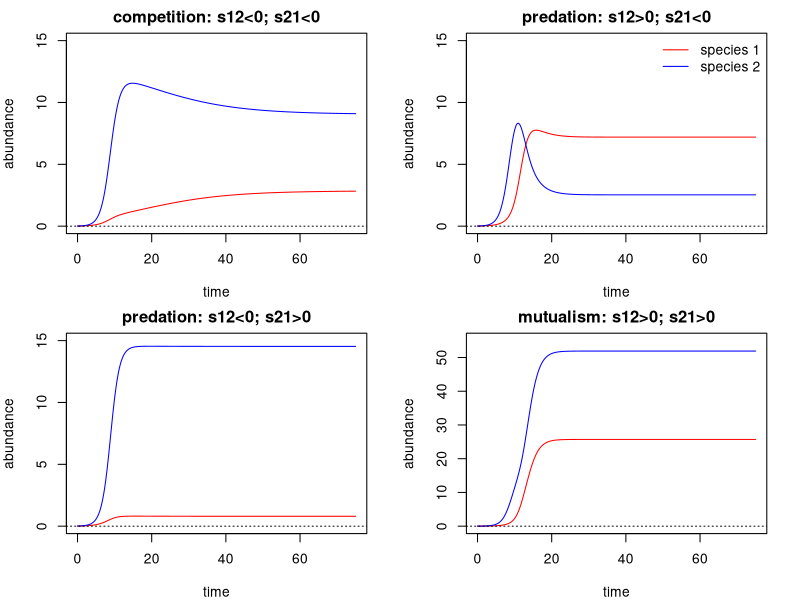

Source code (R):
# Function for plotting results quickly
sim_comp_function<-function(s11=-0.08, s12=-0.03, s21=-0.09, s22=-0.06) {
  # set up parameters
  N1=.01; N2=.01;
  r1=0.5; r2=0.8;
  
  t=0; dt=.0001; tmax=75;      # set up time steps and maximum time
  step=0;            # a counter for saving dynamics every 1000 steps
  timevec=seq(0, tmax, length=tmax/(dt*1000)); # vector of time steps
  Nmat=matrix(nrow=length(timevec), ncol=2);  # empty matrix for abundances
  i=1;                         # counter for tracking position in N vector
  
  while(t<tmax) {
    dN1=(r1+s11*N1+s12*N2)*N1*dt;
    dN2=(r2+s21*N1+s22*N2)*N2*dt;
    
    N1=N1+dN1;
    if(N1<0) {
      N1=0;
    }
    
    N2=N2+dN2;
    if(N2<0) {
      N2=0;
    }
    
    t=t+dt; step=step+1;
    if(step==1000) {
      Nmat[i,1]=N1; # store N1 is column 1
      Nmat[i,2]=N2; # store N2 is column 2
      step=0; i=i+1; # reset counter and increment i by 1
    }
  }
  return(list(timevec=timevec, Nmat=Nmat))
}

pdf("images/ch08_q2.pdf", width=6, height=5)
par(mar=c(4,4,2,2), mfrow=c(2,2))

# competition
simout<-sim_comp_function()
matplot(simout$timevec, simout$Nmat, # timevec as x values, Nmat as y values
        type = "l",  # tell R to make a line plot
        col = c("red", "blue"), # colors for the two lines
        lty = 1, # line type (a solid line)
        xlab = "time", ylab = "abundance", # axis labels
        ylim = c(0, 15), # y axis limits
        main = "competition: s12<0; s21<0") # plot title
abline(h=0, lty=3) # add dotted line at abundance = 0

# predator/prey 1
simout<-sim_comp_function(s12=0.03)
matplot(simout$timevec, simout$Nmat, # timevec as x values, Nmat as y values
        type = "l",  # tell R to make a line plot
        col = c("red", "blue"), # colors for the two lines
        lty = 1, # line type (a solid line)
        xlab = "time", ylab = "abundance", # axis labels
        ylim = c(0, 15), # y axis limits
        main = "predation: s12>0; s21<0") # plot title
abline(h=0, lty=3) # add dotted line at abundance = 0
legend("topright", c("species 1", "species 2"),
       lty=1, col=c("red", "blue"),
       bty="n")


# predator/prey 2
simout<-sim_comp_function(s21=0.09)
matplot(simout$timevec, simout$Nmat, # timevec as x values, Nmat as y values
        type = "l",  # tell R to make a line plot
        col = c("red", "blue"), # colors for the two lines
        lty = 1, # line type (a solid line)
        xlab = "time", ylab = "abundance", # axis labels
        ylim = c(0, 15), # y axis limits
        main = "predation: s12<0; s21>0") # plot title
abline(h=0, lty=3) # add dotted line at abundance = 0

# mutualism
simout<-sim_comp_function(s12=0.03, s21=0.09)
matplot(simout$timevec, simout$Nmat, # timevec as x values, Nmat as y values
        type = "l",  # tell R to make a line plot
        col = c("red", "blue"), # colors for the two lines
        lty = 1, # line type (a solid line)
        xlab = "time", ylab = "abundance", # axis labels
        ylim = c(0, 55), # y axis limits
        main = "mutualism: s12>0; s21>0") # plot title
abline(h=0, lty=3) # add dotted line at abundance = 0
dev.off()